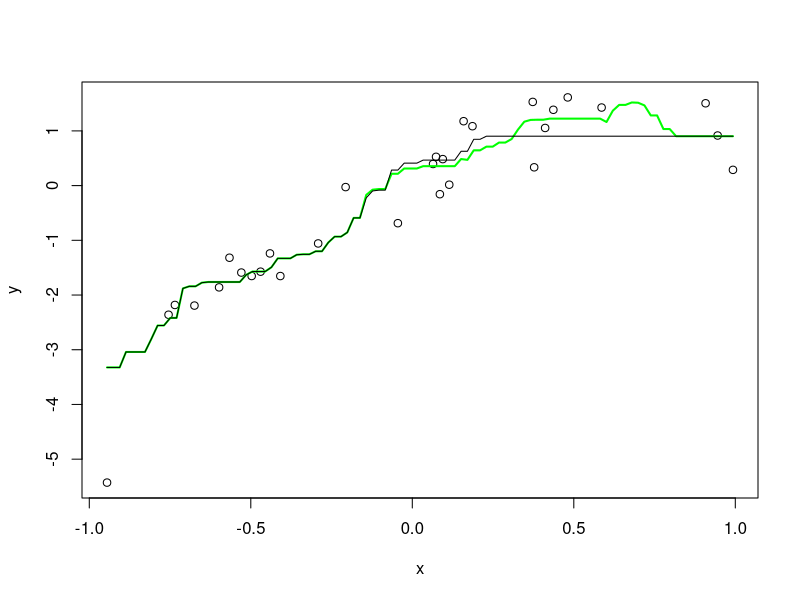
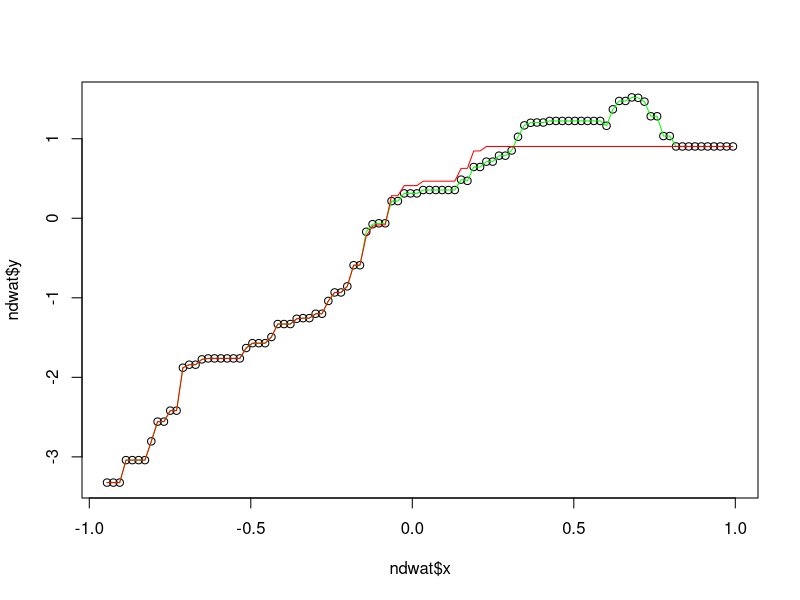

The R script that drew these images, in order:
rm(list=ls())
library(quadprog)

xNumber = 30
x <- runif(xNumber, -1, 1)
epsilon <- rnorm(xNumber, 0, (0.65^2))
y <- -3*(x^6) + (3*x) + epsilon
plot(x,y)

n <- 100
h <- 0.25
mat <- matrix(c(x,y),nrow=length(x))
data<- as.data.frame( mat )

ndwat <- ksmooth(x, y, kernel = c("box", "normal"), bandwidth = 0.45,
        range.x = range(x),
        n.points = n)

lines(ndwat$x, ndwat$y ,lwd =2, col =" green")


diff <- ndwat$y[2:length(ndwat$x)] - ndwat$y[1:length(ndwat$x)-1]

p<-rep(1/n , n)
A<-ndwat$y * n


eta = 0
nonmono = which(diff<eta)
i=1;
repeat{
  
  ll <- (rep(1,length(nonmono))*nonmono)+i
  ll2 <- (rep(1,length(nonmono))*nonmono)-i
  nonmono <- c(nonmono , ll ,ll2 )
  nonmono <- unique(sort(nonmono, decreasing = FALSE))
  nonmono <- nonmono[nonmono>1]
  nonmono <- nonmono[nonmono<n]
  #print(nonmono)
  m = length(nonmono)
  #Dmat
  Dmat =  diag(1,n , n)
  Dmat <- Dmat * (n^2) *2
  
  #dvec
  dvec <- rep(0 , n)
  
  #Amat
  Amat <- matrix(c(0),nrow=n , ncol = 1)
  Amat[nonmono , 1] = 1
  Amat <- cbind(Amat, diag(1,n,n))
  Amat[nonmono,nonmono+1]=0
  Amat <- cbind(Amat, matrix(c(0),nrow=n , ncol = n))#diag(1,n,n)
  Amat[nonmono,nonmono+1+n]=1
  testMat <- diag(-1,n,n-1) * ndwat$y
  testMat2 <- diag(1,n,n) * ndwat$y
  testMat2 <- testMat2[,2:n]
  matyy <- testMat + testMat2
  Amat <- cbind(Amat,matyy)
  
  #bvec
  bvec <- sum(p[nonmono])
  tempP = rep(1/n , n)
  tempP[nonmono] = 0
  bvec<-c(bvec , tempP)
  tempP = rep(0 , n)
  bvec<-c(bvec , tempP)
  tempP = rep(eta,n-1)
  bvec<-c(bvec , tempP)
  quad <- 0
  result = tryCatch({
    quad<-solve.QP(Dmat, dvec, Amat, bvec, meq=n+1, factorized = FALSE)
    break
  }, error = function(e) {
     
  })
  i<-i+1
  if(i>n-1){
    stop("not found")
  }
}
i

p <- quad$solution
newres <- A * p
lines(ndwat$x, newres ,lwd =1, col =" black")
newDiff = newres[2:length(ndwat$x)] - newres[1:length(ndwat$x)-1]
plot(ndwat$x,ndwat$y)
lines(ndwat$x, ndwat$y ,lwd =1, col =" green")
lines(ndwat$x,newres ,lwd =1, col =" red")

